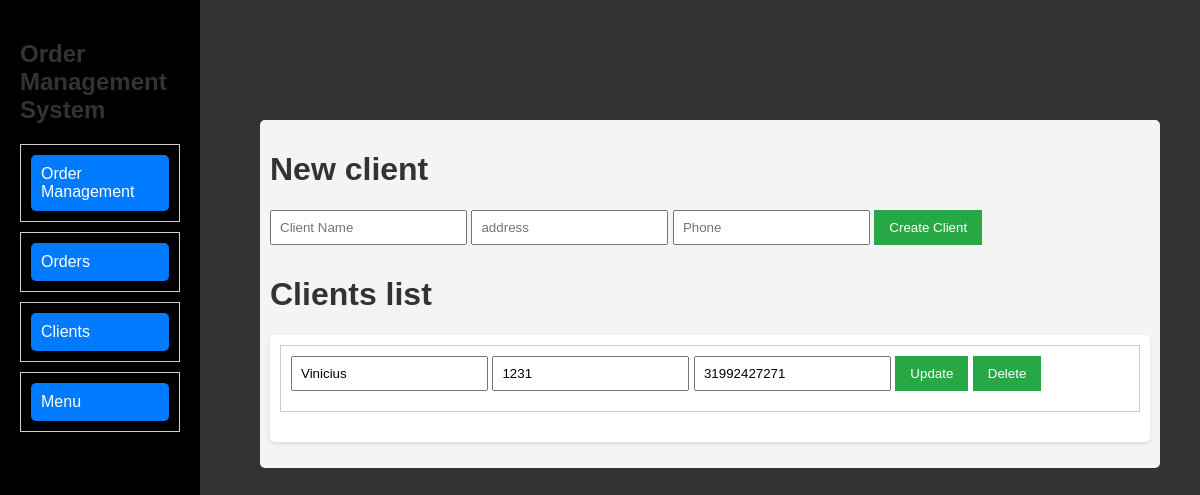
The app's page /clients, older data.
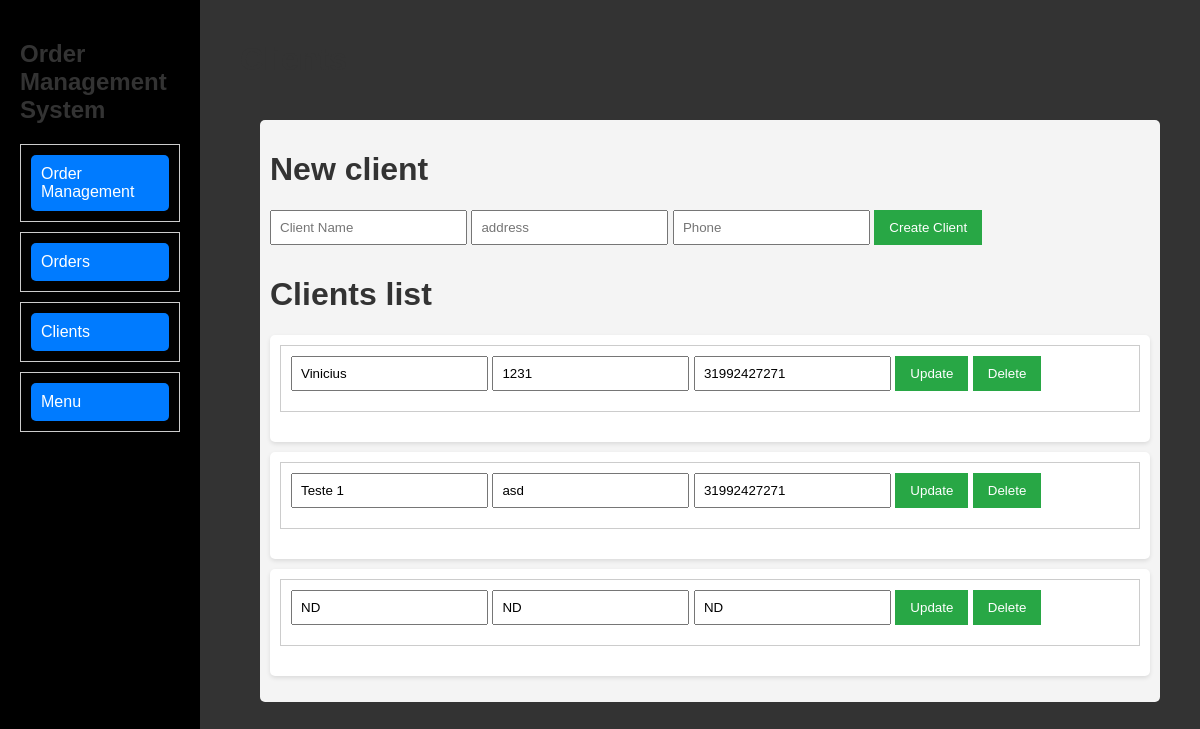
The same page, newer data.
### models.py (models this page shows)
class Client(db.Model):
    id = db.Column(db.Integer, primary_key=True)
    client_name = db.Column(db.String(100), nullable=False)
    address = db.Column(db.String(100), nullable=False)
    phone = db.Column(db.String(100), nullable=False)
    orders = db.relationship('Order', backref='client', lazy=True)

### app.py (the view)
@app.route('/clients')
def clients():
    clients = Client.query.all()
    return render_template('clients.html', clients=clients)

### templates/clients.html (shortened to what this page needs)
{% extends "base.html" %}
{% block content %}
<h1>Clients</h1>
<div class="board">
    <div class="column">
        <h1>New client</h1>
        <form action="/clients" method="POST">
            <input type="text" name="client_name" placeholder="Client Name" required>
            <input type="text" name="address" placeholder="address" required>
            <input type="tel" name="phone" placeholder="Phone" required>
            <button type="submit">Create Client</button>
        </form>
        <h1>Clients list</h1>
        <ul>
            {% for client in clients %}
            <div class="order-card">
                <li>
                    <form action="/clients/{{ client.id }}/update" method="POST">
                        <input type="text" name="client_name" value="{{ client.client_name }}" required>
                        <input type="text" name="address" value="{{ client.address }}" required>
                        <input type="text" name="phone" value="{{ client.phone }}" required>
                        <button type="submit">Update</button>
                    </form>
                    <form action="/clients/{{ client.id }}/delete" method="POST" style="display:inline;">
                        <button type="submit">Delete</button>
                    </form>
                </li>
            </div>
            {% endfor %}
        </ul>
    </div>
</div>
{% endblock %}

Row changes from the older to the newer data that the page shows:
added Client: client_name "Teste 1", address "asd", phone "31992427271"
added Client: client_name "ND", address "ND", phone "ND"
